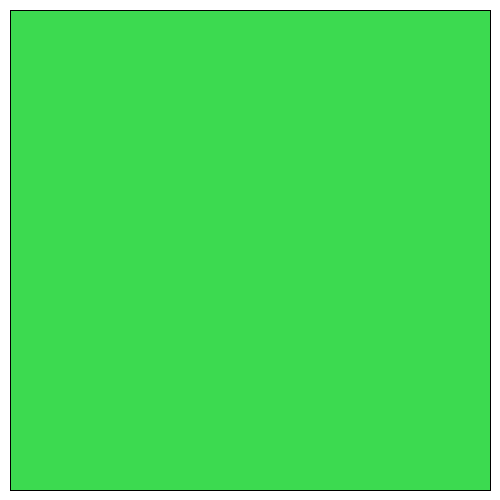
Frame 1 (no input)
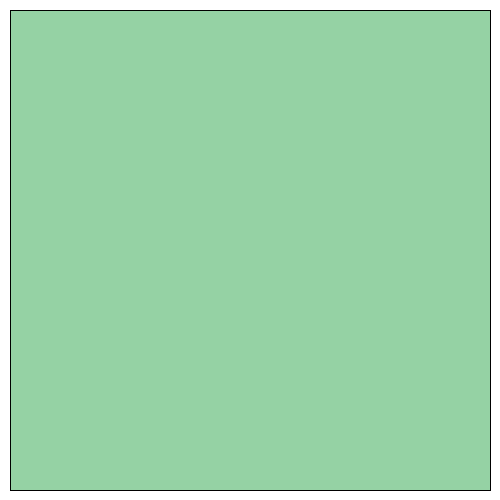
Frame 60 (the mouse pressed at the canvas centre just before this capture)
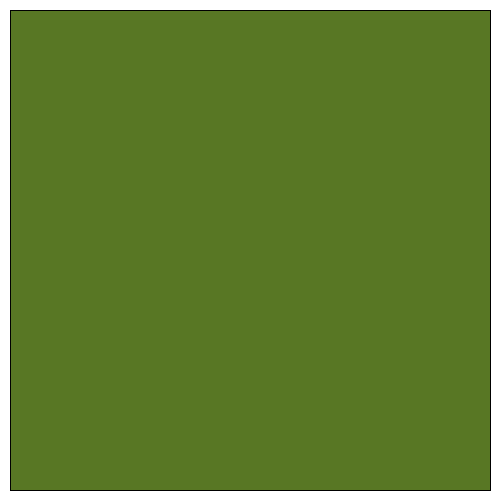
Frame 120 (the mouse held since frame 60 and released just before this capture)

The Processing sketch that drew these frames (run headless with seeded random() and noise(); from frame 60 on, the mouse is pressed at the canvas centre):

// Processing sketch: random_kleur_ding
// ── random_kleur_ding.pde
void setup(){
  size(500,500);
  background(255,255,255);
  fill(random(0,255),random(0,255),random(0,255));
  rect(10,10,480,480);
}

void draw(){
  fill(random(0,255),random(0,255),random(0,255));
  rect(10,10,480,480);
  delay(200);
}
